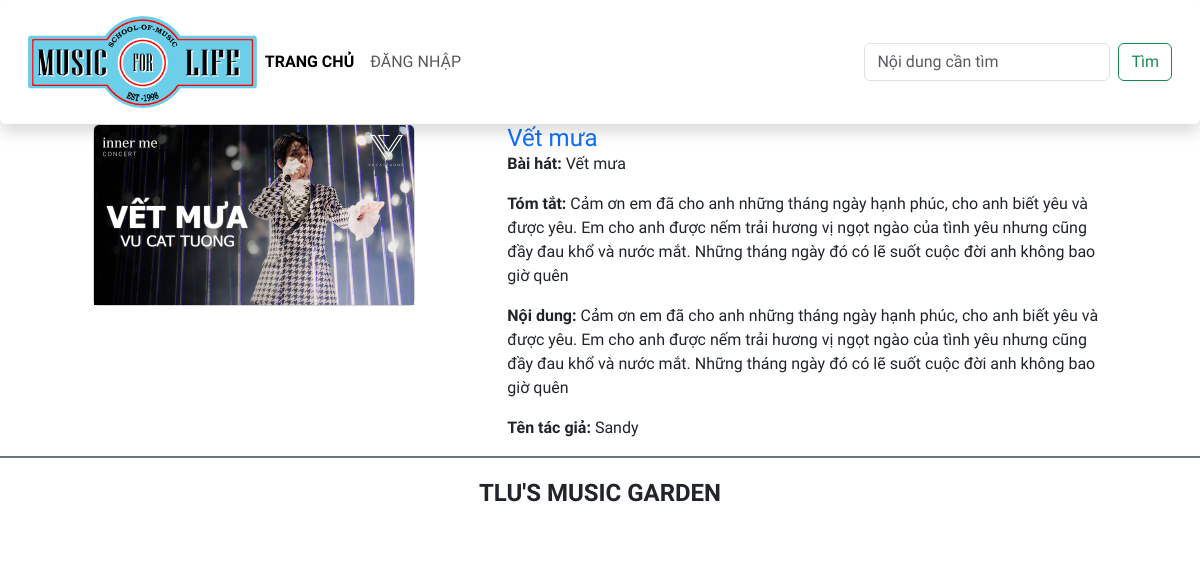
Page /btth01/view/camnhan.php?id=2 on the committed database.
### tables this page shows
CREATE TABLE `baiviet` (
  `ma_bviet` int(11) NOT NULL,
  `tieude` varchar(200) NOT NULL,
  `ten_bhat` varchar(100) NOT NULL,
  `ma_tloai` int(11) NOT NULL,
  `tomtat` text NOT NULL,
  `noidung` text DEFAULT NULL,
  `ma_tgia` int(11) NOT NULL,
  `ngayviet` datetime NOT NULL DEFAULT current_timestamp() ON UPDATE current_timestamp(),
  `hinhanh` varchar(200) DEFAULT NULL
);

CREATE TABLE `tacgia` (
  `ma_tgia` int(11) NOT NULL,
  `ten_tgia` varchar(100) NOT NULL,
  `hinh_tgia` varchar(100) DEFAULT NULL
);

### btth01/view/camnhan.php (the view, shortened to what this page needs)
<?php
$songs = [
    '',
    'longme.jpg',
    'vetmua.jpg',
    'phoipha.jpg',
    'quehuong.jpg',
    'datnuoc.jpg',
    'hardrock.jpg',
    'TheUnforgiven.jpg',
    'noitinhyeubatdau.jpg',
    'loveme.jpg',
    'stronger.jpg',
    'csmt.jpg',
    'cayvagio.jpg',
    'nguoithay.jpg',
];
require '../includes/database-connection.php';
$sql       = "SELECT baiviet.ma_bviet , baiviet.ten_bhat , theloai.ten_tloai , baiviet.tomtat , tacgia.ten_tgia
                FROM baiviet
                INNER JOIN theloai ON baiviet.ma_tloai = theloai.ma_tloai
                INNER JOIN tacgia ON baiviet.ma_tgia = tacgia.ma_tgia
                WHERE baiviet.ma_bviet = {$_GET['id']};";
$statement = $pdo->query($sql);
$content  = $statement->fetch();
?>
<!DOCTYPE html>
<html lang="en">
<head>
    <link href="https://cdn.jsdelivr.net/npm/bootstrap@5.3.0-alpha1/dist/css/bootstrap.min.css" rel="stylesheet">
    <link rel="stylesheet" href="../css/style.css">
</head>
<body>
    <header>
    <?php include './nav.php'; ?>
    <div  class="d-flex justify-content-evenly">
        <div style="display: inline-block; ">
                <div class="card mb-2 col-5" style="width: 100%;">
                <img src= "../images/songs/<?=$songs[$_GET['id']]?>"  class="card-img-top" alt="...">
                        </div>
            </div>
            <div style="display: inline-block; width:600px">
                <h4 class="card-title  text-primary">
                    <?= $content['ten_bhat'] ?>
                </h4>
                <p> <strong>Bài hát:</strong> <?= $content['ten_bhat']?></p>
                <p> <strong > Tóm tắt:</strong> <?= $content['tomtat']?> </p>
                <p> <strong> Nội dung:</strong> <?= $content['tomtat']?> </p>
                <p><strong> Tên tác giả:</strong>  <?= $content['ten_tgia']?></p>
            </div>
    </div>
    <?php include './footer.php'; ?>
</body>
</html>

### btth01/css/style.css (style rules this page uses)
body { font-family: 'Numans', sans-serif !important; }
.card-img-top { width: 100%; height: 15vw; object-fit: cover; }

### rows in the picture
baiviet: ten_bhat "Vết mưa", tomtat "Cảm ơn em đã cho anh những tháng ngày hạnh phúc, cho anh biết yêu và được yêu. Em cho anh được nếm trải hương vị ngọt ngào của tình yêu nhưng cũng đầy đau khổ và nước mắt. Những tháng ngày đó có lẽ suốt cuộc đời anh không bao giờ quên", ma_tgia.ten_tgia "Sandy"
